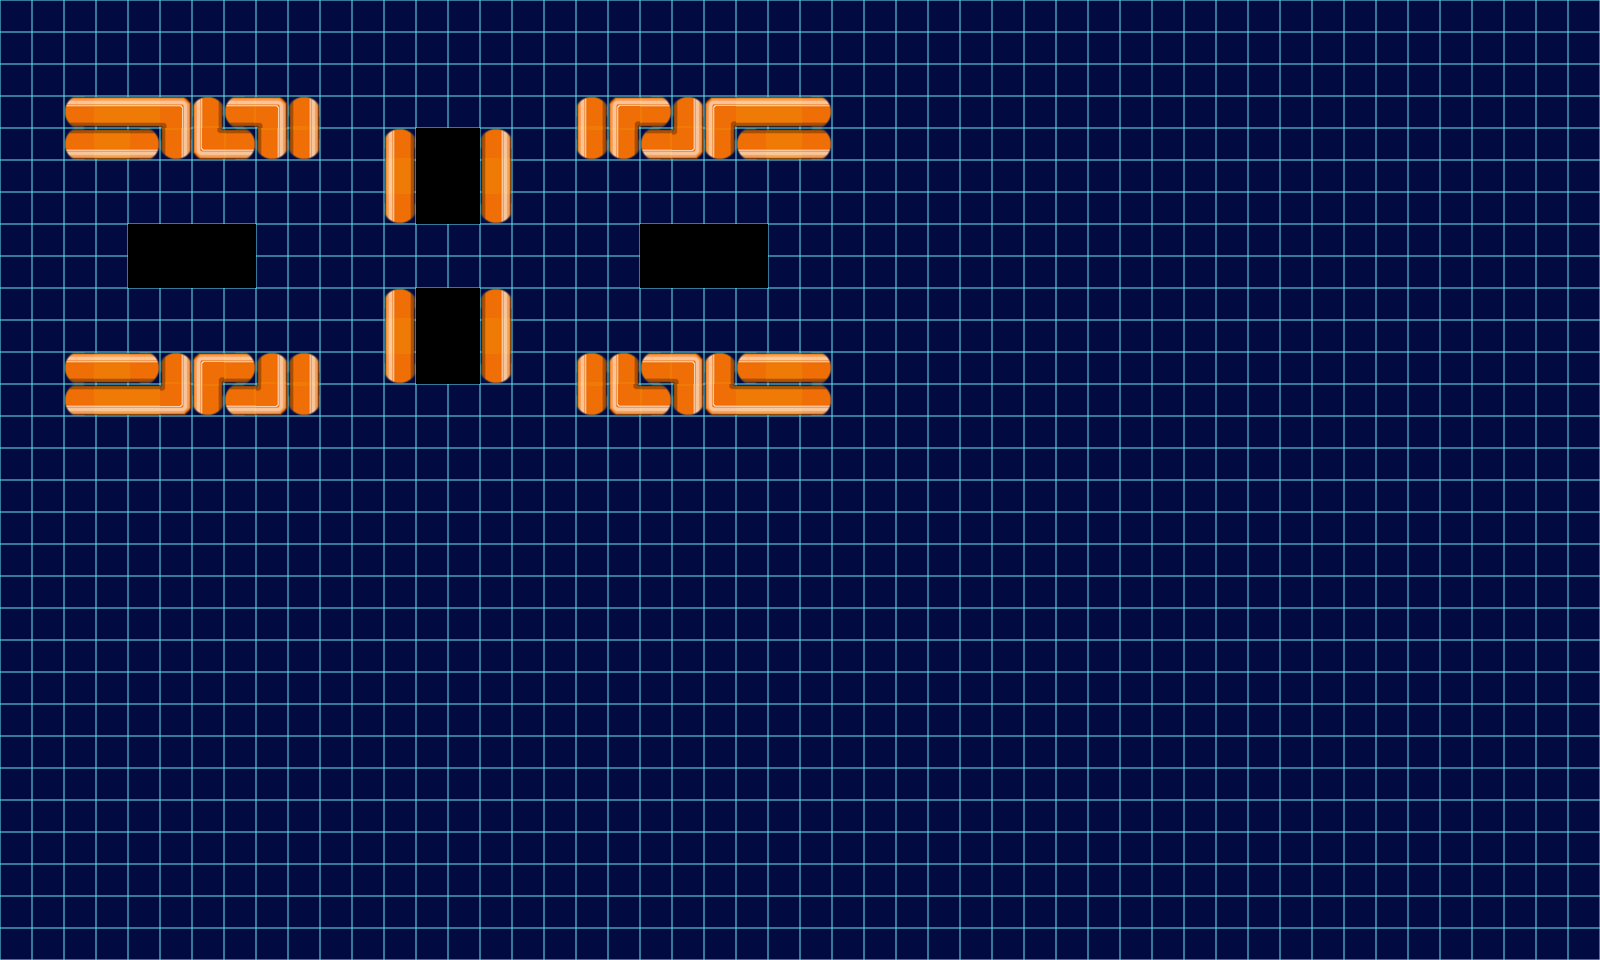

This game map was drawn from its Tiled (.tmx) file and the tilesets committed beside it. A one-line description and the full map source follow:
An orthogonal 50x30 tile map with 32x32 px tiles, 1 tile layer (tiles) and 4 objects.

<map version="1.0" tiledversion="1.0.3" orientation="orthogonal" renderorder="right-down" width="50" height="30" tilewidth="32" tileheight="32" nextobjectid="33">
 <tileset firstgid="1" source="NeonPulseTiles.tsx" />
 <layer name="tiles" width="50" height="30">
  <data encoding="csv">
10,10,10,10,10,10,10,10,10,10,10,10,10,10,10,10,10,10,10,10,10,10,10,10,10,10,10,10,10,10,10,10,10,10,10,10,10,10,10,10,10,10,10,10,10,10,10,10,10,10,
10,10,10,10,10,10,10,10,10,10,10,10,10,10,10,10,10,10,10,10,10,10,10,10,10,10,10,10,10,10,10,10,10,10,10,10,10,10,10,10,10,10,10,10,10,10,10,10,10,10,
10,10,10,10,10,10,10,10,10,10,10,10,10,10,10,10,10,10,10,10,10,10,10,10,10,10,10,10,10,10,10,10,10,10,10,10,10,10,10,10,10,10,10,10,10,10,10,10,10,10,
10,10,24,31,31,20,32,24,20,33,10,10,10,10,10,10,10,10,32,23,27,33,23,31,31,27,10,10,10,10,10,10,10,10,10,10,10,10,10,10,10,10,10,10,10,10,10,10,10,10,
10,10,25,28,26,35,21,26,35,35,10,10,32,9,9,33,10,10,34,34,25,22,34,25,28,26,10,10,10,10,10,10,10,10,10,10,10,10,10,10,10,10,10,10,10,10,10,10,10,10,
10,10,10,10,10,10,10,10,10,10,10,10,29,9,9,30,10,10,10,10,10,10,10,10,10,10,10,10,10,10,10,10,10,10,10,10,10,10,10,10,10,10,10,10,10,10,10,10,10,10,
10,10,10,10,10,10,10,10,10,10,10,10,34,9,9,35,10,10,10,10,10,10,10,10,10,10,10,10,10,10,10,10,10,10,10,10,10,10,10,10,10,10,10,10,10,10,10,10,10,10,
10,10,10,10,9,9,9,9,10,10,10,10,10,10,10,10,10,10,10,10,9,9,9,9,10,10,10,10,10,10,10,10,10,10,10,10,10,10,10,10,10,10,10,10,10,10,10,10,10,10,
10,10,10,10,9,9,9,9,10,10,10,10,10,10,10,10,10,10,10,10,9,9,9,9,10,10,10,10,10,10,10,10,10,10,10,10,10,10,10,10,10,10,10,10,10,10,10,10,10,10,
10,10,10,10,10,10,10,10,10,10,10,10,32,9,9,33,10,10,10,10,10,10,10,10,10,10,10,10,10,10,10,10,10,10,10,10,10,10,10,10,10,10,10,10,10,10,10,10,10,10,
10,10,10,10,10,10,10,10,10,10,10,10,29,9,9,30,10,10,10,10,10,10,10,10,10,10,10,10,10,10,10,10,10,10,10,10,10,10,10,10,10,10,10,10,10,10,10,10,10,10,
10,10,24,31,27,33,23,27,33,33,10,10,34,9,9,35,10,10,32,32,24,20,32,24,31,27,10,10,10,10,10,10,10,10,10,10,10,10,10,10,10,10,10,10,10,10,10,10,10,10,
10,10,25,28,28,22,34,25,22,35,10,10,10,10,10,10,10,10,34,21,26,35,21,28,28,26,10,10,10,10,10,10,10,10,10,10,10,10,10,10,10,10,10,10,10,10,10,10,10,10,
10,10,10,10,10,10,10,10,10,10,10,10,10,10,10,10,10,10,10,10,10,10,10,10,10,10,10,10,10,10,10,10,10,10,10,10,10,10,10,10,10,10,10,10,10,10,10,10,10,10,
10,10,10,10,10,10,10,10,10,10,10,10,10,10,10,10,10,10,10,10,10,10,10,10,10,10,10,10,10,10,10,10,10,10,10,10,10,10,10,10,10,10,10,10,10,10,10,10,10,10,
10,10,10,10,10,10,10,10,10,10,10,10,10,10,10,10,10,10,10,10,10,10,10,10,10,10,10,10,10,10,10,10,10,10,10,10,10,10,10,10,10,10,10,10,10,10,10,10,10,10,
10,10,10,10,10,10,10,10,10,10,10,10,10,10,10,10,10,10,10,10,10,10,10,10,10,10,10,10,10,10,10,10,10,10,10,10,10,10,10,10,10,10,10,10,10,10,10,10,10,10,
10,10,10,10,10,10,10,10,10,10,10,10,10,10,10,10,10,10,10,10,10,10,10,10,10,10,10,10,10,10,10,10,10,10,10,10,10,10,10,10,10,10,10,10,10,10,10,10,10,10,
10,10,10,10,10,10,10,10,10,10,10,10,10,10,10,10,10,10,10,10,10,10,10,10,10,10,10,10,10,10,10,10,10,10,10,10,10,10,10,10,10,10,10,10,10,10,10,10,10,10,
10,10,10,10,10,10,10,10,10,10,10,10,10,10,10,10,10,10,10,10,10,10,10,10,10,10,10,10,10,10,10,10,10,10,10,10,10,10,10,10,10,10,10,10,10,10,10,10,10,10,
10,10,10,10,10,10,10,10,10,10,10,10,10,10,10,10,10,10,10,10,10,10,10,10,10,10,10,10,10,10,10,10,10,10,10,10,10,10,10,10,10,10,10,10,10,10,10,10,10,10,
10,10,10,10,10,10,10,10,10,10,10,10,10,10,10,10,10,10,10,10,10,10,10,10,10,10,10,10,10,10,10,10,10,10,10,10,10,10,10,10,10,10,10,10,10,10,10,10,10,10,
10,10,10,10,10,10,10,10,10,10,10,10,10,10,10,10,10,10,10,10,10,10,10,10,10,10,10,10,10,10,10,10,10,10,10,10,10,10,10,10,10,10,10,10,10,10,10,10,10,10,
10,10,10,10,10,10,10,10,10,10,10,10,10,10,10,10,10,10,10,10,10,10,10,10,10,10,10,10,10,10,10,10,10,10,10,10,10,10,10,10,10,10,10,10,10,10,10,10,10,10,
10,10,10,10,10,10,10,10,10,10,10,10,10,10,10,10,10,10,10,10,10,10,10,10,10,10,10,10,10,10,10,10,10,10,10,10,10,10,10,10,10,10,10,10,10,10,10,10,10,10,
10,10,10,10,10,10,10,10,10,10,10,10,10,10,10,10,10,10,10,10,10,10,10,10,10,10,10,10,10,10,10,10,10,10,10,10,10,10,10,10,10,10,10,10,10,10,10,10,10,10,
10,10,10,10,10,10,10,10,10,10,10,10,10,10,10,10,10,10,10,10,10,10,10,10,10,10,10,10,10,10,10,10,10,10,10,10,10,10,10,10,10,10,10,10,10,10,10,10,10,10,
10,10,10,10,10,10,10,10,10,10,10,10,10,10,10,10,10,10,10,10,10,10,10,10,10,10,10,10,10,10,10,10,10,10,10,10,10,10,10,10,10,10,10,10,10,10,10,10,10,10,
10,10,10,10,10,10,10,10,10,10,10,10,10,10,10,10,10,10,10,10,10,10,10,10,10,10,10,10,10,10,10,10,10,10,10,10,10,10,10,10,10,10,10,10,10,10,10,10,10,10,
10,10,10,10,10,10,10,10,10,10,10,10,10,10,10,10,10,10,10,10,10,10,10,10,10,10,10,10,10,10,10,10,10,10,10,10,10,10,10,10,10,10,10,10,10,10,10,10,10,10
</data>
 </layer>
 <objectgroup name="pit">
  <object id="29" x="128" y="224" width="125" height="64" />
  <object id="30" x="415" y="126" width="64" height="99" />
  <object id="31" x="417" y="288" width="61" height="96" />
  <object id="32" x="639" y="222" width="129" height="66" />
 </objectgroup>
 <objectgroup name="wall" />
</map>
